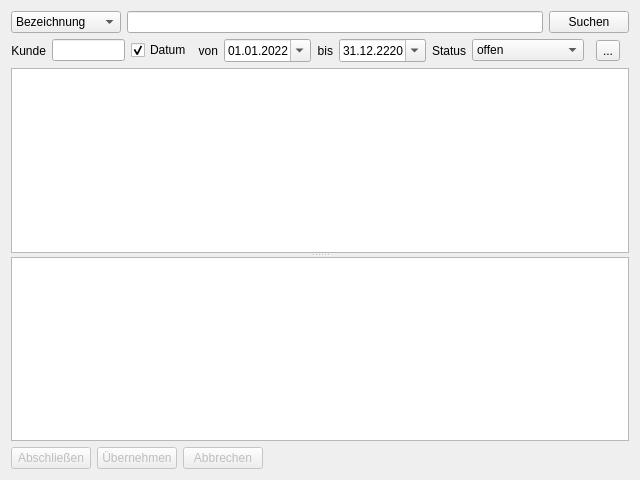
<?xml version="1.0" encoding="UTF-8"?>
<ui version="4.0">
 <class>Raw</class>
 <widget class="QWidget" name="Raw">
  <property name="geometry">
   <rect>
    <x>0</x>
    <y>0</y>
    <width>640</width>
    <height>480</height>
   </rect>
  </property>
  <property name="minimumSize">
   <size>
    <width>0</width>
    <height>0</height>
   </size>
  </property>
  <property name="windowTitle">
   <string>Foto</string>
  </property>
  <property name="locale">
   <locale language="German" country="Germany"/>
  </property>
  <layout class="QVBoxLayout" name="vl_raw">
   <item>
    <widget class="QFrame" name="fr_search">
     <property name="frameShape">
      <enum>QFrame::NoFrame</enum>
     </property>
     <property name="frameShadow">
      <enum>QFrame::Raised</enum>
     </property>
     <layout class="QHBoxLayout" name="hl_search">
      <property name="leftMargin">
       <number>0</number>
      </property>
      <property name="topMargin">
       <number>0</number>
      </property>
      <property name="rightMargin">
       <number>0</number>
      </property>
      <property name="bottomMargin">
       <number>0</number>
      </property>
      <item>
       <widget class="QComboBox" name="cb_search">
        <property name="minimumSize">
         <size>
          <width>110</width>
          <height>0</height>
         </size>
        </property>
        <item>
         <property name="text">
          <string>Bezeichnung</string>
         </property>
        </item>
        <item>
         <property name="text">
          <string>Name</string>
         </property>
        </item>
        <item>
         <property name="text">
          <string>EAN</string>
         </property>
        </item>
        <item>
         <property name="text">
          <string>Article-UUID</string>
         </property>
        </item>
       </widget>
      </item>
      <item>
       <widget class="QLineEdit" name="le_search">
        <property name="maxLength">
         <number>20</number>
        </property>
        <property name="frame">
         <bool>true</bool>
        </property>
       </widget>
      </item>
      <item>
       <widget class="QPushButton" name="pb_search">
        <property name="toolTip">
         <string>Auftrag suchen</string>
        </property>
        <property name="text">
         <string>Suchen</string>
        </property>
       </widget>
      </item>
     </layout>
    </widget>
   </item>
   <item>
    <widget class="QFrame" name="fr_search_options">
     <property name="frameShape">
      <enum>QFrame::NoFrame</enum>
     </property>
     <property name="frameShadow">
      <enum>QFrame::Raised</enum>
     </property>
     <layout class="QHBoxLayout" name="hl_options">
      <property name="leftMargin">
       <number>0</number>
      </property>
      <property name="topMargin">
       <number>0</number>
      </property>
      <property name="bottomMargin">
       <number>0</number>
      </property>
      <item>
       <widget class="QLabel" name="l_customer">
        <property name="text">
         <string>Kunde</string>
        </property>
        <property name="alignment">
         <set>Qt::AlignRight|Qt::AlignTrailing|Qt::AlignVCenter</set>
        </property>
       </widget>
      </item>
      <item>
       <widget class="QLineEdit" name="le_customer">
        <property name="minimumSize">
         <size>
          <width>0</width>
          <height>0</height>
         </size>
        </property>
        <property name="toolTip">
         <string/>
        </property>
        <property name="maxLength">
         <number>20</number>
        </property>
       </widget>
      </item>
      <item>
       <widget class="QCheckBox" name="chk_date">
        <property name="text">
         <string>Datum</string>
        </property>
        <property name="checked">
         <bool>true</bool>
        </property>
       </widget>
      </item>
      <item>
       <widget class="QLabel" name="l_date_from">
        <property name="text">
         <string>von</string>
        </property>
        <property name="alignment">
         <set>Qt::AlignRight|Qt::AlignTrailing|Qt::AlignVCenter</set>
        </property>
       </widget>
      </item>
      <item>
       <widget class="QDateEdit" name="date_from">
        <property name="dateTime">
         <datetime>
          <hour>0</hour>
          <minute>0</minute>
          <second>0</second>
          <year>2022</year>
          <month>1</month>
          <day>1</day>
         </datetime>
        </property>
        <property name="displayFormat">
         <string>dd.MM.yyyy</string>
        </property>
        <property name="calendarPopup">
         <bool>true</bool>
        </property>
       </widget>
      </item>
      <item>
       <widget class="QLabel" name="l_date_to">
        <property name="text">
         <string>bis</string>
        </property>
        <property name="alignment">
         <set>Qt::AlignRight|Qt::AlignTrailing|Qt::AlignVCenter</set>
        </property>
       </widget>
      </item>
      <item>
       <widget class="QDateEdit" name="date_to">
        <property name="minimumSize">
         <size>
          <width>0</width>
          <height>0</height>
         </size>
        </property>
        <property name="dateTime">
         <datetime>
          <hour>0</hour>
          <minute>0</minute>
          <second>0</second>
          <year>2220</year>
          <month>12</month>
          <day>31</day>
         </datetime>
        </property>
        <property name="displayFormat">
         <string>dd.MM.yyyy</string>
        </property>
        <property name="calendarPopup">
         <bool>true</bool>
        </property>
       </widget>
      </item>
      <item>
       <widget class="QLabel" name="l_state">
        <property name="text">
         <string>Status</string>
        </property>
       </widget>
      </item>
      <item>
       <widget class="QComboBox" name="cb_state">
        <item>
         <property name="text">
          <string>offen</string>
         </property>
        </item>
        <item>
         <property name="text">
          <string>neu</string>
         </property>
        </item>
        <item>
         <property name="text">
          <string>unbeendet</string>
         </property>
        </item>
        <item>
         <property name="text">
          <string>abgeschlossen</string>
         </property>
        </item>
       </widget>
      </item>
      <item>
       <spacer name="h_sapcer_options">
        <property name="orientation">
         <enum>Qt::Horizontal</enum>
        </property>
        <property name="sizeHint" stdset="0">
         <size>
          <width>40</width>
          <height>20</height>
         </size>
        </property>
       </spacer>
      </item>
      <item>
       <widget class="QToolButton" name="tb_csv">
        <property name="toolTip">
         <string>Auftragsliste als CSV exportieren</string>
        </property>
        <property name="text">
         <string>...</string>
        </property>
        <property name="icon">
         <iconset resource="../res/ressource.qrc">
          <normaloff>:/icons/icons/csv.ico</normaloff>:/icons/icons/csv.ico</iconset>
        </property>
       </widget>
      </item>
     </layout>
    </widget>
   </item>
   <item>
    <widget class="QSplitter" name="spl_tables">
     <property name="orientation">
      <enum>Qt::Vertical</enum>
     </property>
     <property name="childrenCollapsible">
      <bool>false</bool>
     </property>
     <widget class="QTableView" name="table_orders">
      <property name="toolTip">
       <string>Auftrag mit Doppelklick auswählen</string>
      </property>
      <property name="editTriggers">
       <set>QAbstractItemView::NoEditTriggers</set>
      </property>
      <property name="selectionMode">
       <enum>QAbstractItemView::SingleSelection</enum>
      </property>
      <property name="selectionBehavior">
       <enum>QAbstractItemView::SelectRows</enum>
      </property>
     </widget>
     <widget class="QFrame" name="fr_bottom">
      <property name="frameShape">
       <enum>QFrame::NoFrame</enum>
      </property>
      <property name="frameShadow">
       <enum>QFrame::Raised</enum>
      </property>
      <layout class="QVBoxLayout" name="vl_bottom">
       <property name="leftMargin">
        <number>0</number>
       </property>
       <property name="topMargin">
        <number>0</number>
       </property>
       <property name="rightMargin">
        <number>0</number>
       </property>
       <property name="bottomMargin">
        <number>0</number>
       </property>
       <item>
        <widget class="QListView" name="list_images">
         <property name="toolTip">
          <string>Bild-Dateien hier herein ziehen</string>
         </property>
         <property name="editTriggers">
          <set>QAbstractItemView::NoEditTriggers</set>
         </property>
         <property name="dragDropMode">
          <enum>QAbstractItemView::DropOnly</enum>
         </property>
         <property name="selectionMode">
          <enum>QAbstractItemView::ExtendedSelection</enum>
         </property>
        </widget>
       </item>
       <item>
        <widget class="QFrame" name="fr_buttons">
         <property name="frameShape">
          <enum>QFrame::NoFrame</enum>
         </property>
         <property name="frameShadow">
          <enum>QFrame::Raised</enum>
         </property>
         <layout class="QHBoxLayout" name="hl_buttons">
          <property name="leftMargin">
           <number>0</number>
          </property>
          <property name="topMargin">
           <number>0</number>
          </property>
          <property name="rightMargin">
           <number>0</number>
          </property>
          <property name="bottomMargin">
           <number>0</number>
          </property>
          <item>
           <widget class="QPushButton" name="pb_apply">
            <property name="enabled">
             <bool>false</bool>
            </property>
            <property name="toolTip">
             <string>Auftrag abschließen</string>
            </property>
            <property name="text">
             <string>Abschließen</string>
            </property>
           </widget>
          </item>
          <item>
           <widget class="QPushButton" name="pb_insert">
            <property name="enabled">
             <bool>false</bool>
            </property>
            <property name="toolTip">
             <string>Änderungen übernehmen ohne abschließen</string>
            </property>
            <property name="text">
             <string>Übernehmen</string>
            </property>
           </widget>
          </item>
          <item>
           <widget class="QPushButton" name="pb_cancel">
            <property name="enabled">
             <bool>false</bool>
            </property>
            <property name="toolTip">
             <string>Auftragsbearbeitung abbrechen</string>
            </property>
            <property name="text">
             <string>Abbrechen</string>
            </property>
           </widget>
          </item>
          <item>
           <spacer name="hspacer_btns">
            <property name="orientation">
             <enum>Qt::Horizontal</enum>
            </property>
            <property name="sizeHint" stdset="0">
             <size>
              <width>330</width>
              <height>20</height>
             </size>
            </property>
           </spacer>
          </item>
         </layout>
        </widget>
       </item>
      </layout>
     </widget>
    </widget>
   </item>
  </layout>
 </widget>
 <resources>
  <include location="../res/ressource.qrc"/>
 </resources>
 <connections/>
</ui>
